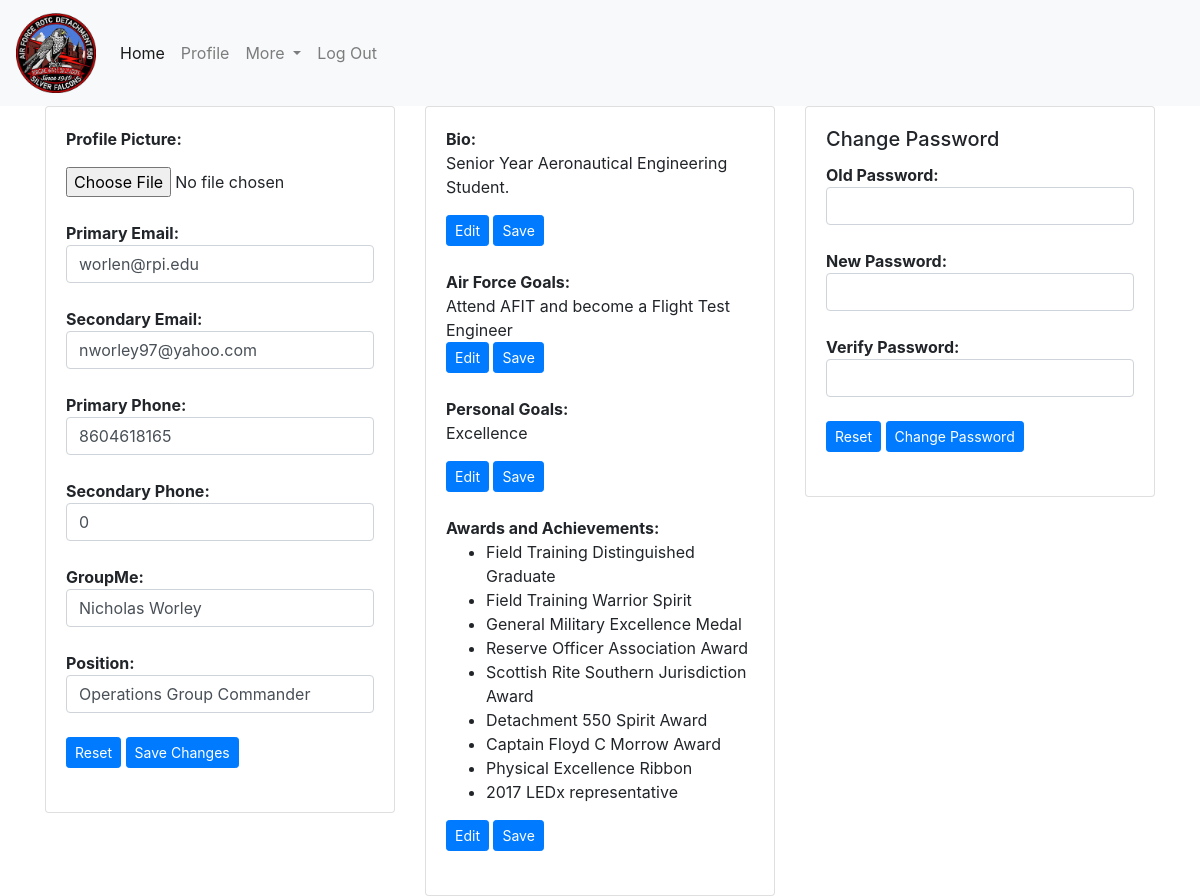
/editprofile.php (signed in), run on the app's committed database.
### tables this page shows
CREATE TABLE `cadet` (
  `firstName` varchar(255) DEFAULT NULL,
  `rank` varchar(10) DEFAULT NULL,
  `rin` int(11) NOT NULL,
  `primaryEmail` varchar(100) DEFAULT NULL,
  `secondaryEmail` varchar(255) DEFAULT NULL,
  `primaryPhone` bigint(15) NOT NULL,
  `secondaryPhone` bigint(15) DEFAULT NULL,
  `password` varchar(255) DEFAULT NULL,
  `bio` text,
  `flight` varchar(20) NOT NULL,
  `position` varchar(100) DEFAULT NULL,
  `groupMe` varchar(50) NOT NULL,
  `AFGoals` text,
  `awards` text,
  `middleName` varchar(255) DEFAULT NULL,
  `lastName` varchar(255) NOT NULL,
  `PGoals` text NOT NULL,
  `admin` tinyint(1) NOT NULL DEFAULT '0',
  `rfid` int(10) DEFAULT NULL
);

### assets/objects/cadet.php (called while the page is built, shortened)
<?php
class cadet {
    var $primEmail;
    var $secEmail;
    var $primPhone;
    var $secPhone;
    var $bio;
    var $position;
    var $groupMe;
    var $PGoals;
    var $AGoals;
    var $awards;
    public function __construct( $rin, $mysqli )
    {
        $sql = "SELECT * FROM cadet WHERE rin = (?)";
        $stmt = $mysqli->prepare($sql);
        if(!($stmt->bind_param( "i", $rin )))
        {
            echo "Prepared statement bind failed!";
        }
        $stmt->execute();
        $result = $stmt->get_result();
        $row = $result->fetch_assoc();
        $this->primEmail = $row['primaryEmail'];
        $this->secEmail = $row['secondaryEmail'];
        $this->primPhone = $row['primaryPhone'];
        $this->secPhone = $row['secondaryPhone'];
        $this->bio = $row['bio'];
        $this->position = $row['position'];
        $this->groupMe = $row['groupMe'];
        $this->AGoals = $row['AFGoals'];
        $this->PGoals = $row['PGoals'];
        $this->awards = $row['awards'];
    }
    function getPrimEmail() {
        return $this->primEmail;
    }
    function getSecEmail() {
        return $this->secEmail;
    }
    function getPrimPhone() {
        return $this->primPhone;
    }
    function getSecPhone() {
        return $this->secPhone;
    }
    function getBio() {
        return $this->bio;
    }
    function getPosition() {
        return $this->position;
    }
    function getGroupMe() {
        return $this->groupMe;
    }
    function getPersonalGoals() {
        return $this->PGoals;
    }
    function getAirForceGoals() {
        return $this->AGoals;
    }
    function getAwards() {
        return $this->awards;
    }
}
?>

### editprofile.php (the view, shortened to what this page needs)
<?php
include('./assets/inc/header.php');
?>
<div class="container">
  <div class="row">
    <div class="col-4">
      <div class="card">
        <div class="card-body">
          <form action="updateProfile.php" method="post" enctype="multipart/form-data" onsubmit="return validateForm()" name="genInfo">
            <p><strong>Profile Picture: </strong></p><input type="file" placeholder="Enter name here" name="file"><br><br>
            <div>
                <strong>Primary Email:</strong><br>
                <input class="form-control" id="pemail" type="text" name="pemail" size="30" value="<?php echo $cadet->getPrimEmail() ?>"/>
            </div><br>
            <div>
                <strong>Secondary Email:</strong><br>
                <input class="form-control" type="text" name="semail" size="30" value="<?php echo $cadet->getSecEmail() ?>"/>
            </div><br>
            <div>
                <strong>Primary Phone:</strong><br>
                <input class="form-control" id="pphone" type="text" name="pphone" size="30" value="<?php echo $cadet->getPrimPhone() ?>"/>
            </div><br>
            <div>
                <strong>Secondary Phone:</strong><br>
                <input class="form-control" type="text" name="sphone" size="30" value="<?php echo $cadet->getSecPhone() ?>"/>
            </div><br>
            <div>
                <strong>GroupMe:</strong><br>
                <input class="form-control" type="text" name="groupme" size="30" value="<?php echo $cadet->getGroupMe() ?>"/>
            </div><br>
            <div>
                <strong>Position:</strong><br>
                <input class="form-control"type="text" name="position" size="30" value="<?php echo $cadet->getPosition() ?>"/>
            </div><br>
            <button class="btn btn-sm btn-primary" type="reset">Reset</button>
            <button class="btn btn-sm btn-primary" type="submit" name="submit">Save Changes</button>
        </form><br>
      </div>
    </div>
  </div>
    <div class="col-4">
      <div class="card">
        <div class="card-body">
          <strong>Bio: </strong>
          <div class="cadetBio"><?php echo $cadet->getBio(); ?></div>
          <button id="edit" class="btn btn-sm btn-primary" onclick="editBio()" type="button">Edit</button>
          <button id="save" class="btn btn-sm btn-primary" onclick="saveBio()" type="button">Save</button><br><br>
          <strong>Air Force Goals: </strong>
          <div class="afGoals"><?php echo $cadet->getAirForceGoals(); ?></div>
          <button id="edit" class="btn btn-sm btn-primary" onclick="editAFG()" type="button">Edit</button>
          <button id="save" class="btn btn-sm btn-primary" onclick="saveAFG()" type="button">Save</button><br><br>
          <strong>Personal Goals: </strong>
          <div class="pGoals"><?php echo $cadet->getPersonalGoals(); ?></div>
          <button id="edit" class="btn btn-sm btn-primary" onclick="editPG()" type="button">Edit</button>
          <button id="save" class="btn btn-sm btn-primary" onclick="savePG()" type="button">Save</button><br><br>
          <strong>Awards and Achievements: </strong>
          <div class="awards"><?php echo $cadet->getAwards() ?></div>
          <button id="edit" class="btn btn-sm btn-primary" onclick="editAA()" type="button">Edit</button>
          <button id="save" class="btn btn-sm btn-primary" onclick="saveAA()" type="button">Save</button><br><br>
        </div>
      </div>
    </div>
    <div class="col-4">
      <div class="card">
        <div class="card-body">
          <form action="updateProfile.php" method="post" enctype="multipart/form-data" onsubmit="return validatePass()" name="passChange">
            <h5 class="card-title">Change Password</h5>
            <div>
                <strong>Old Password:</strong><br>
                <input class="form-control" type="password" name="oldPass" id="oldPass" size="30"/>
            </div><br>
            <div>
                <strong>New Password:</strong><br>
                <input class="form-control" type="text" name="newPass" id="newPass" size="30"/>
            </div><br>
            <div>
                <strong>Verify Password:</strong><br>
                <input class="form-control" id="verPass" type="text" name="verPass" size="30"/>
            </div><br>
            <button class="btn btn-sm btn-primary" type="reset">Reset</button>
            <button class="btn btn-sm btn-primary" type="submit" name="updatepass">Change Password</button>
          </form><br>
        </div>
      </div>
    </div>

### data on the page
cadet: pemail "worlen@rpi.edu", semail "nworley97@yahoo.com", pphone "8604618165", sphone "0", groupme "Nicholas Worley", position "Operations Group Commander", bio "Senior Year Aeronautical Engineering Student.", AFGoals "Attend AFIT and become a Flight Test Engineer", PGoals "Excellence", awards "Field Training Distinguished Graduate Field Training Warrior Spirit General Military Excellence Medal Reserve Officer Association Award Scottish Rite Southern Jurisdiction Award Detachment 550 Spirit Award Captain Floyd C Morrow Award Physical Excellence Ribbon 2017 LEDx representative"
